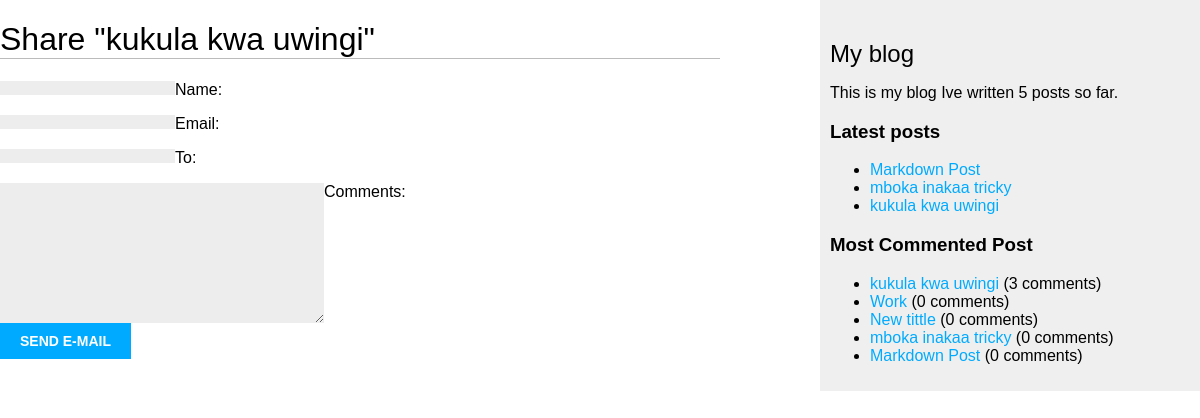
/blog/3/share/, run on the app's committed database.
### blog/models.py (models this page shows, shortened)
class Post(models.Model):
  tags = TaggableManager()
  class Status(models.TextChoices): #enumaration class
    DRAFT = 'DF', 'Draft'
    PUBLISHED = 'PB', 'Published'
  title = models.CharField(max_length=250)
  slug = models.SlugField(max_length=250, unique_for_date='publish')
  body = models.TextField()
  author = models.ForeignKey(
    settings.AUTH_USER_MODEL,
    on_delete=models.CASCADE,
    related_name='blog_posts'
  )
  publish = models.DateTimeField(default=timezone.now)
  created = models.DateTimeField(auto_now_add=True)
  updated = models.DateTimeField(auto_now=True)
  status = models.CharField(
    max_length=2,
    choices=Status,
    default=Status.DRAFT
  )
  objects = models.Manager() #default man
  published = PublishedManager() #custom manager
  class Meta:
    ordering = ['-publish']
    indexes = [
      models.Index(fields=['-publish']),
    ]
  def get_absolute_url(self):
    return reverse('blog:post_detail', args=[
      self.publish.year,
      self.publish.month,
      self.publish.day,
      self.slug
    ])

### blog/views.py (the view)
# urls.py: path('<int:post_id>/share/', views.post_share, name='post_share'),
def post_share(request, post_id):
  post = get_object_or_404(
    Post,
    id = post_id,
    status=Post.Status.PUBLISHED
  )
  sent = False
  if request.method=='POST':
    form = EmailPostForm(request.POST)
    if form.is_valid():
      cd  = form.cleaned_data
      post_url = request.build_absolute_uri(
        post.get_absolute_url()
      )
      subject = (
        f"{cd['name']} ({cd['email']})"
        f"recommends you read {post.title}"
      )
      message = (
        f"Read {post.title} at {post_url}\n\n"
        f"{cd['name']}\'s comments: {cd['comments']}"
      )
      send_mail(
        subject=subject,
        message=message,
        from_email=None,
        recipient_list=[cd['to']]
      )
      sent =True
  else:
    form = EmailPostForm()
  return render(request, 'blog/post/share.html', {'post':post, 'form':form, 'sent':sent},)

### blog/forms.py
class EmailPostForm(forms.Form):
  name = forms.CharField(max_length=25)
  email = forms.EmailField()
  to = forms.EmailField()
  comments = forms.CharField(required=False, widget=forms.Textarea)

### blog/models.py (called while the page is built)
  def get_queryset(self):
    return super().get_queryset().filter(status=Post.Status.PUBLISHED)

### blog/templatetags/blog_tags.py (called while the page is built)
@register.simple_tag
def total_posts():
  return Post.published.count()

@register.inclusion_tag('blog/post/latest_posts.html')
def show_latest_posts(count=5):
  latest_post = Post.published.order_by('-publish')[:count]
  return {'latest_posts': latest_post}

@register.simple_tag
def get_most_cmntd_pst(count=5):
  return Post.published.annotate(
    total_comments=Count('comments')
  ).order_by('-total_comments')[:count]

### blog/templates/blog/post/share.html (shortened to what this page needs)
{% extends 'blog/base.html' %}
{% block content %}
  {% if sent %}
    <h1>Email successfuly sent</h1>
    <p>
      "{{post.title}}" was successfully sent to {{ form.cleaned_data.to }}
    </p>
  {% else %}
    <h1>Share "{{post.title}}"</h1>
    <form method="post">
      {{ form.as_p }}
      <input type="submit" value="send E-mail">
    </form>
  {% endif %}
{% endblock %}

### blog/templates/blog/base.html (shortened to what this page needs)
{% load blog_tags %}
{% load static %}
<!DOCTYPE html>
<html lang="en">
<head>
</head>
<body>
  <div id="content">
    {% block content %}
    {% endblock %}
  </div>
  <div id="sidebar">
    <h2>My blog</h2>
    <p>This is my blog
      Ive written {% total_posts %} posts so far.
    </p>
    <h3>Latest posts</h3>
    {% show_latest_posts 3 %}
    <h3>Most Commented Post</h3>
    {% get_most_cmntd_pst as most_commented_post %}
    <ul>
      {% for post in most_commented_post %}
      <li><a href="{{ post.get_absolute_url }}">{{ post.title }}</a> ({{ post.total_comments }} comments)</li>
      {% endfor %}
    </ul>
  </div>
</body>
</html>

### blog/templates/blog/post/latest_posts.html
<ul>
{% for post in latest_posts %}
<li>
<a href="{{ post.get_absolute_url }}">{{ post.title }}</a>
</li>
{% endfor %}
</ul>

### blog/templates/blog/base.html (style rules this page uses)
body { margin: 0; padding: 0; font-family: Arial, Helvetica, sans-serif; }
a { color: #00abff; text-decoration: none; }
h1 { font-weight: normal; border-bottom: 1px solid #bbb; }
h2 { font-weight: normal; margin: 30px 0 0; }
#content { float: left; width: 60%; padding: 0 0 30px; }
#sidebar { float: right; width: 30%; padding: 10px; background-color: #efefef; height: 100%; }
input, textarea { float: left; clear: both; background: #ededed; padding: 0 10px; border: 0; font-size: 12px; }
input[type="submit"] { font-weight: bold; background: #00abff; color: #fff; padding: 10px 20px; font-size: 14px; text-transform: uppercase; }

### data on the page
Post: title "kukula kwa uwingi", total_comments "3"
Post: title "Markdown Post", total_comments "0"
Post: title "mboka inakaa tricky", total_comments "0"
Post: title "Work", total_comments "0"
Post: title "New tittle", total_comments "0"
